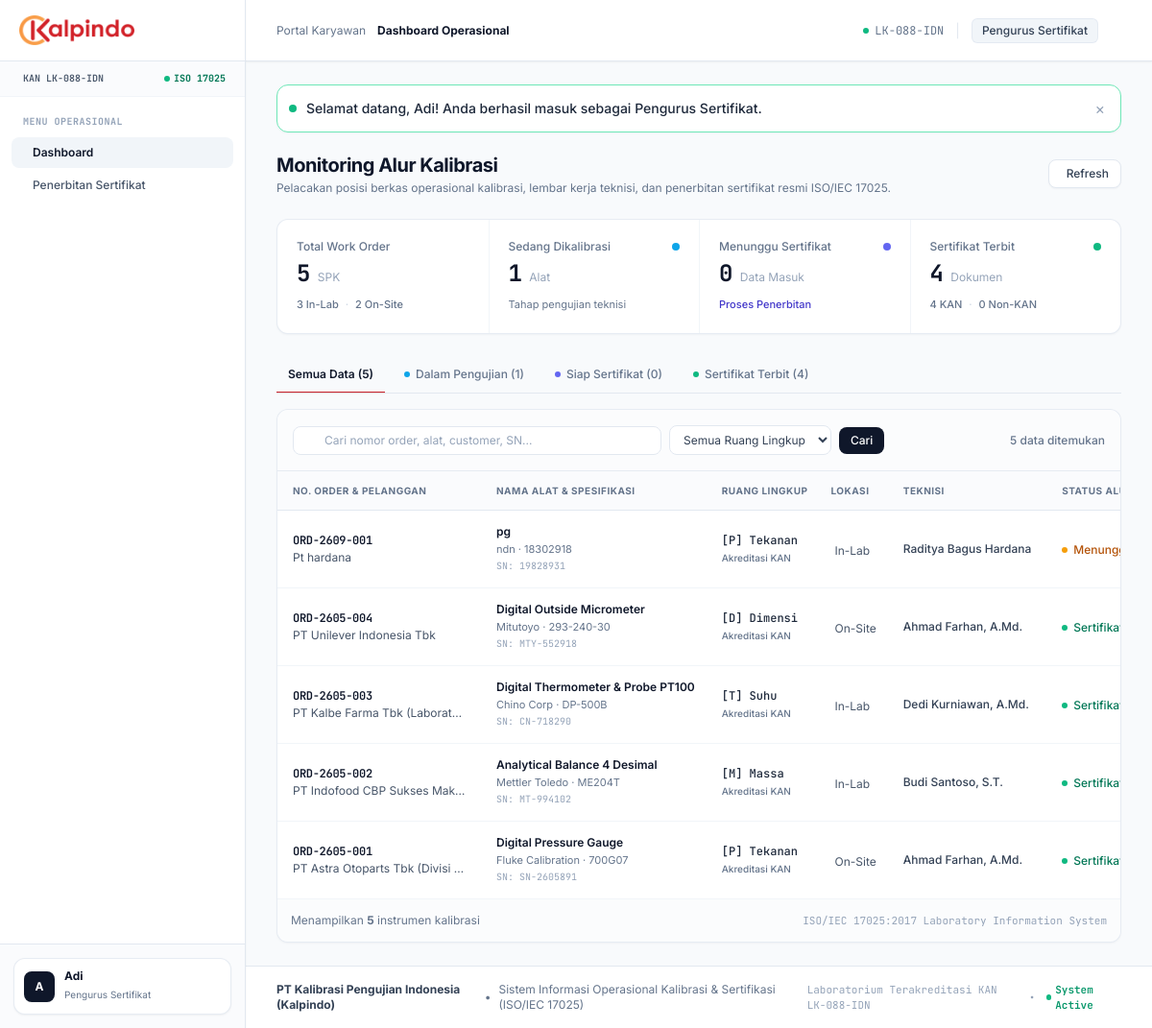
/index.php (signed in), run on the app's committed database.
### tables this page shows
CREATE TABLE instruments (
            id INTEGER PRIMARY KEY AUTOINCREMENT,
            order_id INTEGER NOT NULL,
            name VARCHAR(150) NOT NULL,
            scope_code VARCHAR(5) NOT NULL,
            brand VARCHAR(100),
            model_type VARCHAR(100),
            serial_number VARCHAR(100) NOT NULL,
            capacity_range VARCHAR(100),
            resolution VARCHAR(50),
            technician_name VARCHAR(100),
            calibration_date DATE,
            status VARCHAR(30) DEFAULT 'ASSIGNED', is_kan INTEGER DEFAULT 1, -- ASSIGNED, IN_PROGRESS, DATA_SUBMITTED, CERTIFIED
            FOREIGN KEY (order_id) REFERENCES orders(id) ON DELETE CASCADE,
            FOREIGN KEY (scope_code) REFERENCES scopes(code)
        );

CREATE TABLE orders (
            id INTEGER PRIMARY KEY AUTOINCREMENT,
            order_number VARCHAR(50) UNIQUE NOT NULL,
            customer_name VARCHAR(150) NOT NULL,
            customer_address TEXT,
            customer_contact VARCHAR(100),
            order_date DATE NOT NULL,
            service_type VARCHAR(20) NOT NULL, -- 'IN_LAB' atau 'ON_SITE'
            status VARCHAR(30) DEFAULT 'PENDING',
            created_at DATETIME DEFAULT CURRENT_TIMESTAMP
        );

### index.php (the view, shortened to what the rows shown need)
<?php
require_once __DIR__ . '/includes/header.php';
$db = getDbConnection();
$query = "
    SELECT
        i.id as instrument_id,
        i.name as instrument_name,
        i.brand,
        i.model_type,
        i.serial_number,
        i.scope_code,
        i.is_kan as inst_is_kan,
        i.technician_name,
        i.status as instrument_status,
        i.calibration_date,
        o.order_number,
        o.customer_name,
        o.service_type,
        c.certificate_number,
        c.is_kan as cert_is_kan,
        c.issue_date,
        w.id as worksheet_id,
        w.submitted_at
    FROM instruments i
    JOIN orders o ON i.order_id = o.id
    LEFT JOIN worksheets w ON w.instrument_id = i.id
    LEFT JOIN certificates c ON c.instrument_id = i.id
    WHERE 1=1
";
$query .= " ORDER BY i.id DESC";
$instruments = $db->query($query)->fetchAll();
$scopes = getScopeList();
?>
<div class="flex flex-col sm:flex-row sm:items-center justify-between gap-4 mb-6">
    <div>
        <h1 class="text-xl font-bold text-slate-900 tracking-tight">Monitoring Alur Kalibrasi</h1>
    </div>
</div>
<div class="bg-white rounded-xl border border-slate-200/80 shadow-subtle overflow-hidden">
    <div class="overflow-x-auto">
        <table class="w-full text-left text-xs min-w-[1200px]">
            <thead class="bg-slate-50/75 text-slate-500 font-semibold border-b border-slate-200 uppercase text-[10px] tracking-wider whitespace-nowrap">
                <tr>
                    <th class="py-3 px-4 w-[190px]">No. Order & Pelanggan</th>
                    <th class="py-3 px-4 w-[230px]">Nama Alat & Spesifikasi</th>
                    <th class="py-3 px-3 w-[120px]">Ruang Lingkup</th>
                    <th class="py-3 px-3 w-[90px]">Lokasi</th>
                    <th class="py-3 px-4 w-[140px]">Teknisi</th>
                    <th class="py-3 px-4 w-[160px]">Status Alur</th>
                </tr>
            </thead>
            <tbody class="divide-y divide-slate-100">
                <?php foreach ($instruments as $inst): ?>
                    <?php
                        $scInfo = $scopes[$inst['scope_code']] ?? ['name' => $inst['scope_code']];
                        $isInstKan = (isset($inst['inst_is_kan']) && (int)$inst['inst_is_kan'] === 0) ? false : true;
                    ?>
                    <tr class="hover:bg-slate-50/60 transition-colors">
                        <td class="py-3.5 px-4 align-middle whitespace-nowrap">
                            <span class="font-mono text-xs font-semibold text-slate-900 tracking-tight">
                                <?= htmlspecialchars($inst['order_number']) ?>
                            </span>
                            <p class="text-xs text-slate-600 mt-0.5 truncate max-w-[180px]" title="<?= htmlspecialchars($inst['customer_name']) ?>">
                                <?= htmlspecialchars($inst['customer_name']) ?>
                            </p>
                        </td>
                        <td class="py-3.5 px-4 align-middle">
                            <p class="font-semibold text-slate-900 text-xs truncate max-w-[210px]" title="<?= htmlspecialchars($inst['instrument_name']) ?>">
                                <?= htmlspecialchars($inst['instrument_name']) ?>
                            </p>
                            <p class="text-[11px] text-slate-500 mt-0.5 truncate max-w-[210px]">
                                <?= htmlspecialchars($inst['brand']) ?> · <?= htmlspecialchars($inst['model_type']) ?>
                            </p>
                            <p class="font-mono text-[10px] text-slate-400 mt-0.5">SN: <?= htmlspecialchars($inst['serial_number']) ?></p>
                        </td>
                        <td class="py-3.5 px-3 align-middle whitespace-nowrap">
                            <p class="font-mono text-xs text-slate-800 font-medium">
                                [<?= htmlspecialchars($inst['scope_code']) ?>] <?= htmlspecialchars(explode(' ', $scInfo['name'])[0]) ?>
                            </p>
                            <p class="text-[10px] mt-0.5 font-medium <?= $isInstKan ? 'text-slate-500' : 'text-amber-700' ?>">
                                <?= $isInstKan ? 'Akreditasi KAN' : 'Non-KAN (Awalan N)' ?>
                            </p>
                        </td>
                        <td class="py-3.5 px-3 align-middle whitespace-nowrap">
                            <?= renderLocationBadge($inst['service_type']) ?>
                        </td>
                        <td class="py-3.5 px-4 align-middle whitespace-nowrap">
                            <span class="text-xs text-slate-700 font-medium"><?= htmlspecialchars($inst['technician_name'] ?: '-') ?></span>
                        </td>
                        <td class="py-3.5 px-4 align-middle whitespace-nowrap">
                            <?= renderStatusBadge($inst['instrument_status']) ?>
                        </td>
                    </tr>
                <?php endforeach; ?>
            </tbody>
        </table>
    </div>
</div>
<?php require_once __DIR__ . '/includes/footer.php'; ?>

### includes/helpers.php (shortened to what the rows shown need)
<?php
function getScopeList(): array {
    return [
        'P' => [
            'name' => 'Tekanan (Pressure)',
            'code' => 'P',
            'desc' => 'Pressure Gauge, Manometer, Pressure Transmitter, Vacuum Gauge',
            'color' => 'slate',
            'badge_class' => 'bg-slate-50 text-slate-700 border-slate-200',
            'units' => 'bar, psi, kPa, MPa',
            'icon' => 'ph-gauge'
        ],
        'M' => [
            'name' => 'Massa & Timbangan (Mass)',
            'code' => 'M',
            'desc' => 'Digital Balance (Analitik), Timbangan Elektronik, Anak Timbangan Standar',
            'color' => 'slate',
            'badge_class' => 'bg-slate-50 text-slate-700 border-slate-200',
            'units' => 'g, kg, mg',
            'icon' => 'ph-scales'
        ],
        'T' => [
            'name' => 'Suhu & Kelembapan (Temperature)',
            'code' => 'T',
            'desc' => 'Thermometer Digital & Gelas, Thermocouple, Thermohygrometer, Oven, Furnace',
            'color' => 'slate',
            'badge_class' => 'bg-slate-50 text-slate-700 border-slate-200',
            'units' => '°C, %RH, K',
            'icon' => 'ph-thermometer'
        ],
        'D' => [
            'name' => 'Dimensi & Panjang (Dimension)',
            'code' => 'D',
            'desc' => 'Vernier Caliper, Digital Micrometer, Dial Indicator, Gauge Block',
            'color' => 'slate',
            'badge_class' => 'bg-slate-50 text-slate-700 border-slate-200',
            'units' => 'mm, inch, µm',
            'icon' => 'ph-ruler'
        ],
        'E' => [
            'name' => 'Kelistrikan (Electric)',
            'code' => 'E',
            'desc' => 'Digital Multimeter, Clamp Meter, Insulation Tester, Calibrator Listrik',
            'color' => 'slate',
            'badge_class' => 'bg-slate-50 text-slate-700 border-slate-200',
            'units' => 'V, A, Ohm, Hz',
            'icon' => 'ph-lightning'
        ]
    ];
}
function renderStatusBadge(string $status): string {
    switch ($status) {
        case 'PENDING':
        case 'ASSIGNED':
            return '<span class="inline-flex items-center gap-1.5 text-xs font-medium text-amber-700 whitespace-nowrap">
                <span class="w-1.5 h-1.5 rounded-full bg-amber-500 shrink-0"></span>
                Menunggu Kalibrasi
            </span>';
        case 'COMPLETED':
        case 'CERTIFIED':
        case 'ISSUED':
            return '<span class="inline-flex items-center gap-1.5 text-xs font-medium text-emerald-700 whitespace-nowrap">
                <span class="w-1.5 h-1.5 rounded-full bg-emerald-500 shrink-0"></span>
                Sertifikat Terbit
            </span>';
    }
}
function renderLocationBadge(string $serviceType): string {
    if ($serviceType === 'ON_SITE') {
        return '<span class="inline-flex items-center gap-1 text-xs text-slate-600 whitespace-nowrap">
            <i class="ph-bold ph-buildings text-slate-400 text-[11px]"></i>
            <span>On-Site</span>
        </span>';
    }
    return '<span class="inline-flex items-center gap-1 text-xs text-slate-600 whitespace-nowrap">
        <i class="ph-bold ph-flask text-slate-400 text-[11px]"></i>
        <span>In-Lab</span>
    </span>';
}

### data on the page
instruments: order.order_number "ORD-2609-001", order.customer_name "Pt hardana", name "pg", brand "ndn", model_type "18302918", serial_number "19828931", scope_code "P", scope_code "Tekanan", is_kan "Akreditasi KAN", technician_name "Raditya Bagus Hardana", status "ASSIGNED" (drawn)
instruments: order.order_number "ORD-2605-004", order.customer_name "PT Unilever Indonesia Tbk", name "Digital Outside Micrometer", brand "Mitutoyo", model_type "293-240-30", serial_number "MTY-552918", scope_code "D", scope_code "Dimensi", is_kan "Akreditasi KAN", shows "On-Site", technician_name "Ahmad Farhan, A.Md.", status "CERTIFIED" (drawn)
instruments: order.order_number "ORD-2605-003", order.customer_name "PT Kalbe Farma Tbk (Laborat…", name "Digital Thermometer & Probe PT100", brand "Chino Corp", model_type "DP-500B", serial_number "CN-718290", scope_code "T", scope_code "Suhu", is_kan "Akreditasi KAN", technician_name "Dedi Kurniawan, A.Md.", status "CERTIFIED" (drawn)
instruments: order.order_number "ORD-2605-002", order.customer_name "PT Indofood CBP Sukses Mak…", name "Analytical Balance 4 Desimal", brand "Mettler Toledo", model_type "ME204T", serial_number "MT-994102", scope_code "M", scope_code "Massa", is_kan "Akreditasi KAN", technician_name "Budi Santoso, S.T.", status "CERTIFIED" (drawn)
instruments: order.order_number "ORD-2605-001", order.customer_name "PT Astra Otoparts Tbk (Divisi…", name "Digital Pressure Gauge", brand "Fluke Calibration", model_type "700G07", serial_number "SN-2605891", scope_code "P", scope_code "Tekanan", is_kan "Akreditasi KAN", shows "On-Site", technician_name "Ahmad Farhan, A.Md.", status "CERTIFIED" (drawn)

### other printed values
$sec['title'] "MENU OPERASIONAL"
$item['name'] "Dashboard"
$item['name'] "Penerbitan Sertifikat"
$userInitials "A"
$currentUser['full_name'] "Adi"
$activeRoleInfo['name'] "Pengurus Sertifikat"
$pageTitle "Dashboard Operasional"
$flash['message'] "Selamat datang, Adi! Anda berhasil masuk sebagai Pengurus Sertifikat."
$totalOrders "5"
$inLabCount "3"
$onSiteCount "2"
$inProgressCount "1"
$readyForCertCount "0"
$certifiedCount "4"
$certifiedKanCount "4"
